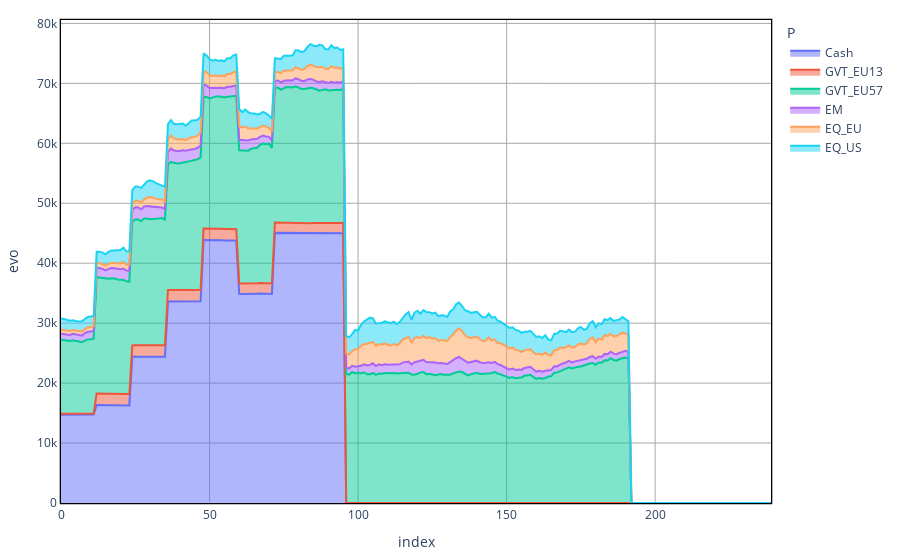
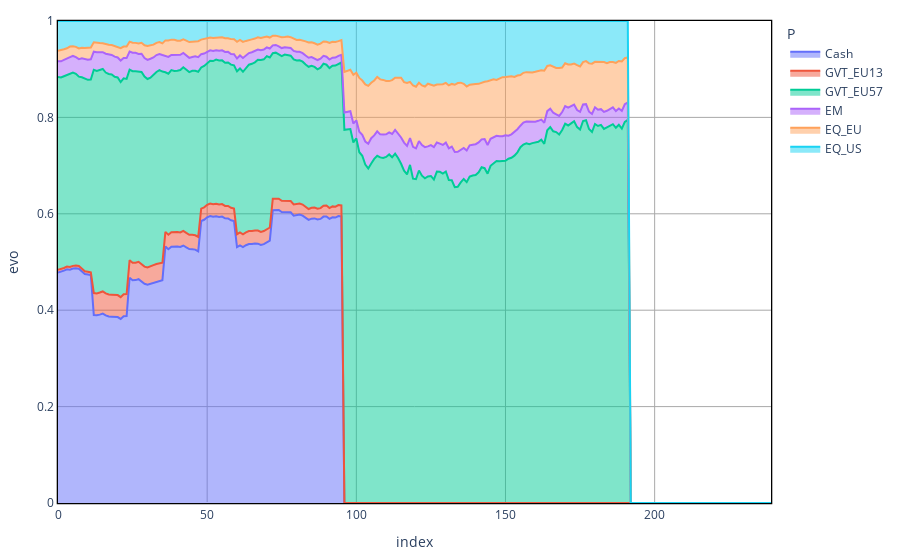

The notebook cell these images were saved under, in order:
### Code cell
n_scen = 5
#print([solution[l][n_scen].varValue for l in Lt])
Q_nscen = np.zeros(shape = (len(P),len(L)))
Val_tl = {}
i = -1
At = sorted(list(problem.assets.period.values()))
label_period = [[k, v] for k,v in problem.assets.period.items()]
label_value = [[k, v] for k,v in problem.assets.value.items()]
period_value_df = pd.DataFrame(label_period, columns = ["Label", "Period"]).merge(pd.DataFrame(label_value, columns = ["Label", "Value"]))

for p in P:
    i = i+1
    Val_tl[p] = np.zeros(shape = (len(T), len(L)))
    for l in np.arange(len(L)):
        for t in np.arange(len(T)):
            if t < problem.liabilities.period[L[l]]:
                new_asset_label = period_value_df.loc[period_value_df.Period == t , "Label" ].values
                new_asset = [sol.asset_part[a][L[l]][p] for a in new_asset_label]
                if t==0:
                    Val_tl[p][t,l] = sum(new_asset)*np.exp(Scenario[p][n_scen][t])
                else:
                    Val_tl[p][t,l] = (Val_tl[p][t-1,l] + sum(new_asset))*np.exp(Scenario[p][n_scen][t])

            elif t == problem.liabilities.period[L[l]]:
                Q_nscen[i,l] = Val_tl[p][t-1,l]
    
Val_end_t = {}
for p in P:
    Val_end_t[p] = np.zeros(shape = (len(T)))
    for t in np.arange(len(T)):
        new_asset_label = period_value_df.loc[period_value_df.Period == t , "Label" ].values
        new_asset = [sol.asset_end_part[a][p] for a in new_asset_label]
        if t==0:
            Val_end_t[p][t] = sum(new_asset)*np.exp(Scenario[p][n_scen][t])
        else:
            Val_end_t[p][t] = (Val_end_t[p][t-1] + sum(new_asset))*np.exp(Scenario[p][n_scen][t])


Val_t = {}
for p in P:
    Val_t[p] = np.sum(Val_tl[p], axis = 1) + Val_end_t[p] 

AssetAllocationNominal = pd.DataFrame(Val_t)
AssetAllocationNominal[AssetAllocationNominal<0] = 0
AAN_perc = AssetAllocationNominal.divide(AssetAllocationNominal.sum(axis=1), axis=0)

AssetAllocationNominal = AssetAllocationNominal.reset_index()
AssetAllocationNominal = AssetAllocationNominal.melt(id_vars=['index'], var_name='P', value_name='evo')
plt = px.area(AssetAllocationNominal, x="index", y = "evo", color = "P" )
plt = standardized_chart(plt)
plt.show()

AAN_perc = AAN_perc.reset_index()
AAN_perc = AAN_perc.melt(id_vars=['index'], var_name='P', value_name='evo')
plt = px.area(AAN_perc, x="index", y = "evo", color = "P" )
plt.update_xaxes(range=[AAN_perc["index"].min(), AAN_perc["index"].max()])
plt.update_yaxes(range=[0, 1])
plt = standardized_chart(plt)
plt.show()

### Figure 1 — Plotly figure (JSON) as saved in the notebook; plotly's stock layout.template omitted (floating-point values rounded to 4 significant figures; data arrays with more than 128 entries replaced by an {"elided": "..."} marker saying what was removed)
{"data": [{"hovertemplate": "P=Cash<br>index=%{x}<br>evo=%{y}<extra></extra>", "legendgroup": "Cash", "line": {"color": "#636efa"}, "mode": "lines", "name": "Cash", "orientation": "v", "showlegend": true, "stackgroup": "1", "type": "scatter", "x": {"elided": "240 int values"}, "xaxis": "x", "y": {"elided": "240 float values"}, "yaxis": "y"}, {"hovertemplate": "P=GVT_EU13<br>index=%{x}<br>evo=%{y}<extra></extra>", "legendgroup": "GVT_EU13", "line": {"color": "#EF553B"}, "mode": "lines", "name": "GVT_EU13", "orientation": "v", "showlegend": true, "stackgroup": "1", "type": "scatter", "x": {"elided": "240 int values"}, "xaxis": "x", "y": {"elided": "240 float values"}, "yaxis": "y"}, {"hovertemplate": "P=GVT_EU57<br>index=%{x}<br>evo=%{y}<extra></extra>", "legendgroup": "GVT_EU57", "line": {"color": "#00cc96"}, "mode": "lines", "name": "GVT_EU57", "orientation": "v", "showlegend": true, "stackgroup": "1", "type": "scatter", "x": {"elided": "240 int values"}, "xaxis": "x", "y": {"elided": "240 float values"}, "yaxis": "y"}, {"hovertemplate": "P=EM<br>index=%{x}<br>evo=%{y}<extra></extra>", "legendgroup": "EM", "line": {"color": "#ab63fa"}, "mode": "lines", "name": "EM", "orientation": "v", "showlegend": true, "stackgroup": "1", "type": "scatter", "x": {"elided": "240 int values"}, "xaxis": "x", "y": {"elided": "240 float values"}, "yaxis": "y"}, {"hovertemplate": "P=EQ_EU<br>index=%{x}<br>evo=%{y}<extra></extra>", "legendgroup": "EQ_EU", "line": {"color": "#FFA15A"}, "mode": "lines", "name": "EQ_EU", "orientation": "v", "showlegend": true, "stackgroup": "1", "type": "scatter", "x": {"elided": "240 int values"}, "xaxis": "x", "y": {"elided": "240 float values"}, "yaxis": "y"}, {"hovertemplate": "P=EQ_US<br>index=%{x}<br>evo=%{y}<extra></extra>", "legendgroup": "EQ_US", "line": {"color": "#19d3f3"}, "mode": "lines", "name": "EQ_US", "orientation": "v", "showlegend": true, "stackgroup": "1", "type": "scatter", "x": {"elided": "240 int values"}, "xaxis": "x", "y": {"elided": "240 float values"}, "yaxis": "y"}], "layout": {"legend": {"title": {"text": "P"}, "tracegroupgap": 0}, "margin": {"b": 20, "l": 20, "r": 20, "t": 20}, "paper_bgcolor": "white", "plot_bgcolor": "white", "showlegend": true, "xaxis": {"anchor": "y", "domain": [0, 1], "gridcolor": "darkgray", "gridwidth": 1, "linecolor": "black", "linewidth": 1.3, "mirror": true, "showgrid": true, "showline": true, "title": {"text": "index"}}, "yaxis": {"anchor": "x", "domain": [0, 1], "gridcolor": "darkgray", "gridwidth": 1, "linecolor": "black", "linewidth": 1.3, "mirror": true, "showgrid": true, "showline": true, "title": {"text": "evo"}}}}

### Figure 2 — Plotly figure (JSON) as saved in the notebook; plotly's stock layout.template omitted (floating-point values rounded to 4 significant figures; data arrays with more than 128 entries replaced by an {"elided": "..."} marker saying what was removed)
{"data": [{"hovertemplate": "P=Cash<br>index=%{x}<br>evo=%{y}<extra></extra>", "legendgroup": "Cash", "line": {"color": "#636efa"}, "mode": "lines", "name": "Cash", "orientation": "v", "showlegend": true, "stackgroup": "1", "type": "scatter", "x": {"elided": "240 int values"}, "xaxis": "x", "y": {"elided": "240 float values"}, "yaxis": "y"}, {"hovertemplate": "P=GVT_EU13<br>index=%{x}<br>evo=%{y}<extra></extra>", "legendgroup": "GVT_EU13", "line": {"color": "#EF553B"}, "mode": "lines", "name": "GVT_EU13", "orientation": "v", "showlegend": true, "stackgroup": "1", "type": "scatter", "x": {"elided": "240 int values"}, "xaxis": "x", "y": {"elided": "240 float values"}, "yaxis": "y"}, {"hovertemplate": "P=GVT_EU57<br>index=%{x}<br>evo=%{y}<extra></extra>", "legendgroup": "GVT_EU57", "line": {"color": "#00cc96"}, "mode": "lines", "name": "GVT_EU57", "orientation": "v", "showlegend": true, "stackgroup": "1", "type": "scatter", "x": {"elided": "240 int values"}, "xaxis": "x", "y": {"elided": "240 float values"}, "yaxis": "y"}, {"hovertemplate": "P=EM<br>index=%{x}<br>evo=%{y}<extra></extra>", "legendgroup": "EM", "line": {"color": "#ab63fa"}, "mode": "lines", "name": "EM", "orientation": "v", "showlegend": true, "stackgroup": "1", "type": "scatter", "x": {"elided": "240 int values"}, "xaxis": "x", "y": {"elided": "240 float values"}, "yaxis": "y"}, {"hovertemplate": "P=EQ_EU<br>index=%{x}<br>evo=%{y}<extra></extra>", "legendgroup": "EQ_EU", "line": {"color": "#FFA15A"}, "mode": "lines", "name": "EQ_EU", "orientation": "v", "showlegend": true, "stackgroup": "1", "type": "scatter", "x": {"elided": "240 int values"}, "xaxis": "x", "y": {"elided": "240 float values"}, "yaxis": "y"}, {"hovertemplate": "P=EQ_US<br>index=%{x}<br>evo=%{y}<extra></extra>", "legendgroup": "EQ_US", "line": {"color": "#19d3f3"}, "mode": "lines", "name": "EQ_US", "orientation": "v", "showlegend": true, "stackgroup": "1", "type": "scatter", "x": {"elided": "240 int values"}, "xaxis": "x", "y": {"elided": "240 float values"}, "yaxis": "y"}], "layout": {"legend": {"title": {"text": "P"}, "tracegroupgap": 0}, "margin": {"b": 20, "l": 20, "r": 20, "t": 20}, "paper_bgcolor": "white", "plot_bgcolor": "white", "showlegend": true, "xaxis": {"anchor": "y", "domain": [0, 1], "gridcolor": "darkgray", "gridwidth": 1, "linecolor": "black", "linewidth": 1.3, "mirror": true, "range": [0, 239], "showgrid": true, "showline": true, "title": {"text": "index"}}, "yaxis": {"anchor": "x", "domain": [0, 1], "gridcolor": "darkgray", "gridwidth": 1, "linecolor": "black", "linewidth": 1.3, "mirror": true, "range": [0, 1], "showgrid": true, "showline": true, "title": {"text": "evo"}}}}
